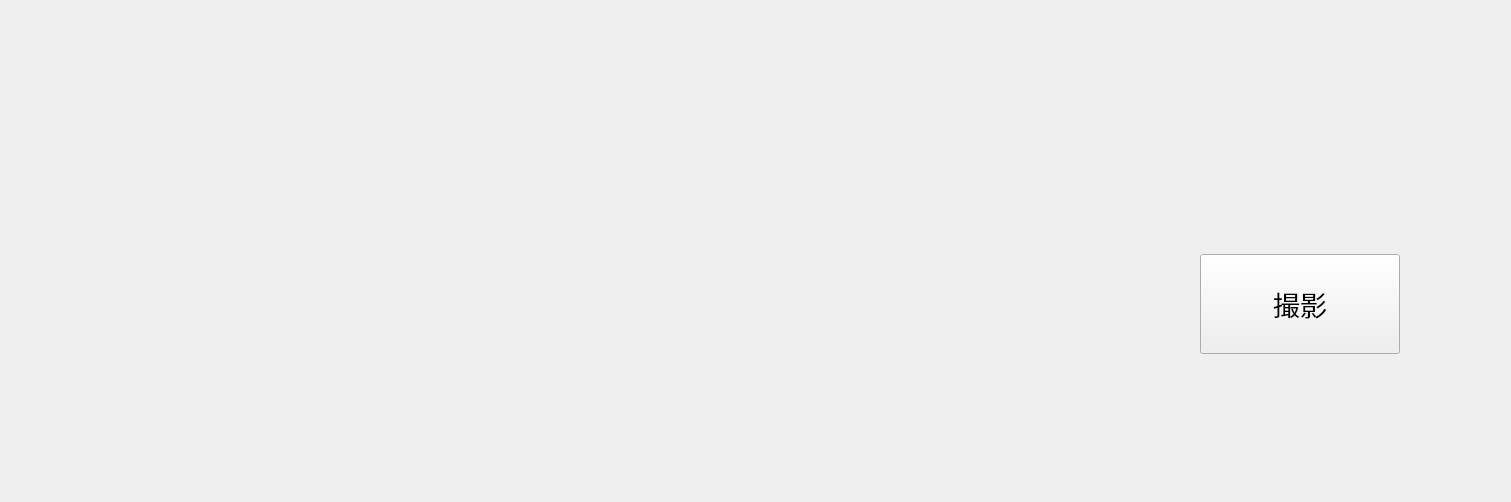
      <widget class="QWidget" name="page_3">
       <layout class="QHBoxLayout" name="horizontalLayout_13">
        <item>
         <spacer name="horizontalSpacer_23">
          <property name="orientation">
           <enum>Qt::Horizontal</enum>
          </property>
          <property name="sizeHint" stdset="0">
           <size>
            <width>403</width>
            <height>20</height>
           </size>
          </property>
         </spacer>
        </item>
        <item>
         <widget class="QLabel" name="cameraLabel_1">
          <property name="minimumSize">
           <size>
            <width>640</width>
            <height>480</height>
           </size>
          </property>
          <property name="styleSheet">
           <string notr="true"/>
          </property>
          <property name="text">
           <string/>
          </property>
         </widget>
        </item>
        <item>
         <spacer name="horizontalSpacer_28">
          <property name="orientation">
           <enum>Qt::Horizontal</enum>
          </property>
          <property name="sizeHint" stdset="0">
           <size>
            <width>40</width>
            <height>20</height>
           </size>
          </property>
         </spacer>
        </item>
        <item>
         <layout class="QVBoxLayout" name="verticalLayout_8">
          <item>
           <spacer name="verticalSpacer_5">
            <property name="orientation">
             <enum>Qt::Vertical</enum>
            </property>
            <property name="sizeHint" stdset="0">
             <size>
              <width>20</width>
              <height>40</height>
             </size>
            </property>
           </spacer>
          </item>
          <item>
           <widget class="QLabel" name="debuglabel_3">
            <property name="minimumSize">
             <size>
              <width>400</width>
              <height>100</height>
             </size>
            </property>
            <property name="font">
             <font>
              <pointsize>20</pointsize>
             </font>
            </property>
            <property name="text">
             <string/>
            </property>
            <property name="alignment">
             <set>Qt::AlignCenter</set>
            </property>
           </widget>
          </item>
          <item>
           <layout class="QHBoxLayout" name="horizontalLayout_12">
            <item>
             <spacer name="horizontalSpacer_24">
              <property name="orientation">
               <enum>Qt::Horizontal</enum>
              </property>
              <property name="sizeHint" stdset="0">
               <size>
                <width>40</width>
                <height>20</height>
               </size>
              </property>
             </spacer>
            </item>
            <item>
             <widget class="QPushButton" name="cameraTakeButton_1">
              <property name="minimumSize">
               <size>
                <width>200</width>
                <height>100</height>
               </size>
              </property>
              <property name="font">
               <font>
                <pointsize>20</pointsize>
               </font>
              </property>
              <property name="text">
               <string>撮影</string>
              </property>
             </widget>
            </item>
            <item>
             <spacer name="horizontalSpacer_22">
              <property name="orientation">
               <enum>Qt::Horizontal</enum>
              </property>
              <property name="sizeHint" stdset="0">
               <size>
                <width>40</width>
                <height>20</height>
               </size>
              </property>
             </spacer>
            </item>
           </layout>
          </item>
          <item>
           <spacer name="verticalSpacer_6">
            <property name="orientation">
             <enum>Qt::Vertical</enum>
            </property>
            <property name="sizeHint" stdset="0">
             <size>
              <width>20</width>
              <height>40</height>
             </size>
            </property>
           </spacer>
          </item>
         </layout>
        </item>
       </layout>
      </widget>
